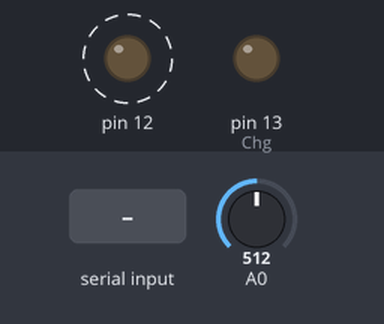
A sketch run on a simulated Arduino Uno, built with avr-gcc and run on an emulated ATmega328P. Parts: output pins drawn as LEDs (lit = HIGH). Dashed ring = blinking. The inputs (shaded band) are chosen by the test bench; at power-on: A0 = 512. What the sketch prints to the serial monitor is not drawn.

Above: at 1.29 s.
1.8 s: "1\n" received over Serial
At 2.21 s:
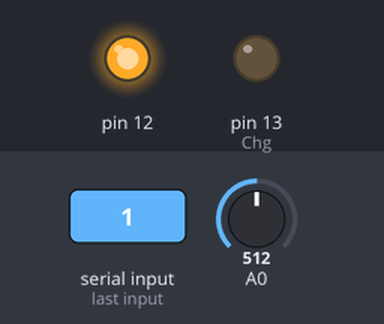
At 3.5 s:
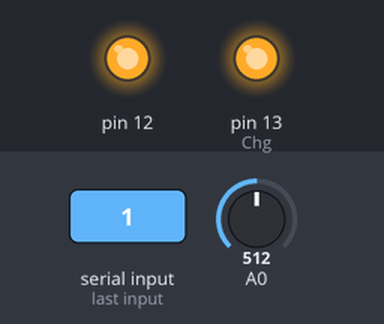
3.8 s: A0 set to 337
At 6.7 s:
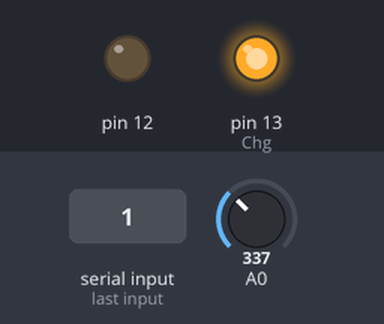
6.8 s: A0 set to 317
Timing chart, 0 to 14.9 s (numbered marks = the images above; inputs shaded):
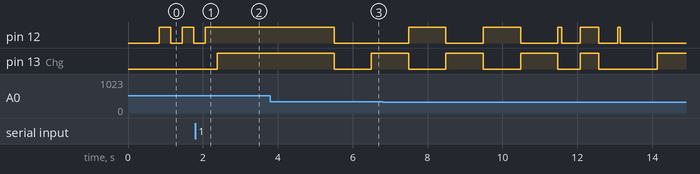

Measured:
- after the input at 1.8 s, pin 12: goes on until 2.1 s, then stays HIGH; pin 13 (Chg): LOW → HIGH after 0.58 s
- by itself, pin 12: alternates HIGH for 0.32 s and LOW for 0.30 s

The sketch:

Prototype1A_rev2.ino
```cpp
int const Ts = 8;
int i, cal, p,c;
int const L = 738;
int readVal[L];
int calSamp = 100;
int ss = L / 6;
int secA[14] = {
  1, 1, 1, 1, 1, 1, 1, 1, 1, ss * 5, 1, ss * 3, 1 , ss }; //chg
int secB[14] = {
  1, 1, 1, 1, 1, 1, 1, 1, (L - 1), 1, ss * 4, 1, ss * 2, 1 }; //chg
int trig1 = 8;
int trig2 = 9;
int gkFlag = 0;

void setup()
{
  Serial.begin(57600);          //57600 needed for MINI
  Serial.println("Power On");
  pinMode(13, OUTPUT); //Chg*
  pinMode(12, OUTPUT); //
  delay(510);            //Roving module require 500ms before $$$
  Serial.print("$$$");      //Roving requires no carriage return
  delay(5);                 //Roving requires 5ms after command
}

void loop() {
  digitalWrite(12,0);
  digitalWrite(13,0);
  Serial.println("");

  //CONFIRM BT CONNECTION WITH PHONE
  while(1)
  {
    Serial.flush();
    Serial.println("GK");

    if(Serial.available() > 0)
      gkFlag = Serial.parseInt();

    delay(10);
    Serial.print("$$$");
    delay(5);

    if( gkFlag == 1) {
      digitalWrite(13,1);
      digitalWrite(12,1);
      delay(100);
      p=1;
      break;
    }
    digitalWrite(12,0);
    delay(300);
    digitalWrite(12,1);
    delay(300);
  }

  //BEGIN TRIGGER MODE
  while(1)
  {
    while(p==1) {
      delay(1000);
      Serial.print("---");
      Serial.println("");
      delay(1000);
      c =1;
      p =0;
    }

    while(c==1) {
      delay(1000);
      cal = findCal(calSamp);
      Serial.print("Cal is: ");
      Serial.print(cal);
      c =0;
    }
    delay(Ts);

    //FIRST CHECK
    readVal[1] = analogRead(A0);
    if (readVal[1] > (cal+trig1))  //fix
    {
      delay(Ts);
      readVal[2] = analogRead(A0);

      //SECOND CHECK
      if (readVal[2] > (cal+trig2))
      {
        int x = 13; //changed
        digitalWrite(12, 0);
        digitalWrite(13, 0);
        delay(Ts);

        //GATHER RAW DATA
        for (i = 3; i < L; i++)
        {
          readVal[i] = analogRead(A0);
          delay(Ts);
          if (i == secA[x]) {        //chg*
            digitalWrite(13, 1);
            digitalWrite(12, 0);
            x = x - 1;
          }
          else if(i == secB[x]) {
            digitalWrite(12, 1);
            digitalWrite(13, 0);
            x = x - 1;
          }
        }

        //Spline
        readVal[0] = cal;
        delay(100);
        blinkTimerOFF();
        delay(500);
        blinkTimerON();
        delay(500);
        blinkTimerOFF();

        //PRINT RAW DATA
        Serial.println("");
        for (i = 0; i < L; i++)
        {
          Serial.print(readVal[i]);
          Serial.print(",");
        }

        //DETERMINE PEF
        float PEF = 0;
        for (i = 0; i < L; i++)
          PEF = max(PEF, readVal[i]);

        //CONVERT PEF
        PEF = bitsToflow(PEF);
        PEF = PEF * 60000;

        //ANALYZE PEF
        if (PEF > 600 || PEF < 400)
          digitalWrite(12, 1);
        else
          digitalWrite(13, 1);

        //PRINT PEF
        Serial.println("");
        Serial.print("PEF in LPM is ");
        Serial.print(PEF, 2);

        //DETERMINE FEV
        float FEV_even = 0;
        float FEV_odd = 0;
        float FEVsimp = 0;
        float FEVtemp = 0;
        float FEV_beg_end[4];
        FEV_beg_end[0] = bitsToflow(readVal[0]);
        FEV_beg_end[1] = bitsToflow(readVal[1]);
        FEV_beg_end[2] = bitsToflow(readVal[L - 2]);
        FEV_beg_end[3] = bitsToflow(readVal[L - 1]);

        //CONVERT FEV
        for (i = 2; i < (L - 3); i = (i + 2))
        {
          FEVtemp = bitsToflow(readVal[i]);
          FEV_even = FEV_even + FEVtemp;
        }
        for (i = 3; i < (L - 2); i = (i + 2))
        {
          FEVtemp = bitsToflow(readVal[i]);
          FEV_odd = FEV_odd + FEVtemp;
        }

        //SIMPSON'S 1/3 COMPOSITE INTEGRATION
        FEVsimp = FEV_beg_end[0] + 4 * (FEV_odd + FEV_beg_end[1]) + 2 * (FEV_even + FEV_beg_end[2]) + FEV_beg_end[3];
        FEVsimp = FEVsimp * 2.7430; //c = (1000L/m^3)*(b-a)/(3n)  = (1000)*6/(3*750) = 1000*TS/3 = 8.229/3
        Serial.println("");
        Serial.print("Simpson's 1/3 rule FEV6 in L is ");
        Serial.print(FEVsimp, 4);
        Serial.println("");
      } //this will be used for the while-trigger loop
    }
  }
}

int findCal(int calSamp)
{
  int cal = 0;
  for (i = 0; i < calSamp; i++)
    cal = cal + analogRead(A0);

  return cal/calSamp;
}

float bitsToflow(int bits)
{
  float a;
  if( (bits>(cal-3)) && (bits<(cal+3)))  //chg*
    bits = cal;
  else
    a = 0.004887585533*(bits - cal); // (5/1023)*bits - [(5/1023)*cal = rest volt]
  if(a < 0)
    return -sqrt(-a) * .0079066947;

  return sqrt(a) * .0079066947; //[m^3/s]. Use of alpha constant.
}

void blinkTimerOFF()
{
  digitalWrite(13, 0);
  digitalWrite(12, 0);
}

void blinkTimerON()
{
  digitalWrite(13, 1);
  digitalWrite(12, 1);
}
```
